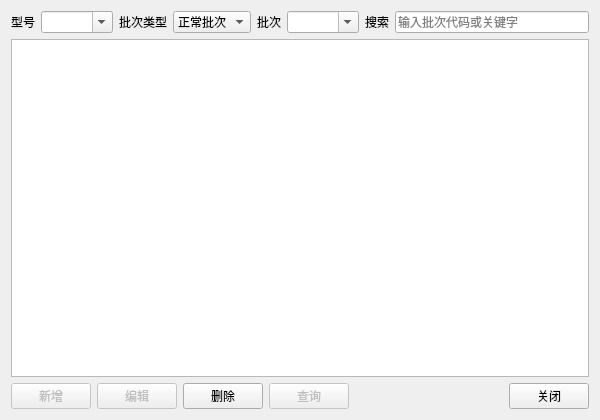
<?xml version="1.0" encoding="UTF-8"?>
<ui version="4.0">
 <class>BatchListDialog</class>
 <widget class="QDialog" name="BatchListDialog">
  <property name="geometry">
   <rect>
    <x>0</x>
    <y>0</y>
    <width>600</width>
    <height>420</height>
   </rect>
  </property>
  <property name="windowTitle">
   <string>批次列表</string>
  </property>
  <layout class="QVBoxLayout" name="verticalLayout">
   <item>
    <layout class="QHBoxLayout" name="topLayout">
     <item>
      <widget class="QLabel" name="label">
       <property name="text">
        <string>型号</string>
       </property>
      </widget>
     </item>
     <item>
      <widget class="QComboBox" name="modelComboBox">
       <property name="editable">
        <bool>true</bool>
       </property>
      </widget>
     </item>
     <item>
      <widget class="QLabel" name="batchTypeLabel">
       <property name="text">
        <string>批次类型</string>
       </property>
      </widget>
     </item>
     <item>
      <widget class="QComboBox" name="batchTypeComboBox">
       <item>
        <property name="text">
         <string>正常批次</string>
        </property>
       </item>
       <item>
        <property name="text">
         <string>工序批次</string>
        </property>
       </item>
      </widget>
     </item>
     <item>
      <widget class="QLabel" name="batchLabel">
       <property name="text">
        <string>批次</string>
       </property>
      </widget>
     </item>
     <item>
      <widget class="QComboBox" name="batchComboBox">
       <property name="editable">
        <bool>true</bool>
       </property>
      </widget>
     </item>
     <item>
      <widget class="QLabel" name="searchLabel">
       <property name="text">
        <string>搜索</string>
       </property>
      </widget>
     </item>
     <item>
      <widget class="QLineEdit" name="searchEdit">
       <property name="placeholderText">
        <string>输入批次代码或关键字</string>
       </property>
      </widget>
     </item>
    </layout>
   </item>
   <item>
   <widget class="QTableView" name="batchTableView"/>
  </item>
  <item>
   <layout class="QHBoxLayout" name="buttonLayout">
    <item>
     <widget class="QPushButton" name="addButton">
      <property name="visible">
       <bool>false</bool>
      </property>
      <property name="enabled">
       <bool>false</bool>
      </property>
      <property name="text">
       <string>新增</string>
      </property>
     </widget>
    </item>
    <item>
     <widget class="QPushButton" name="editButton">
      <property name="visible">
       <bool>false</bool>
      </property>
      <property name="enabled">
       <bool>false</bool>
      </property>
      <property name="text">
       <string>编辑</string>
      </property>
     </widget>
    </item>
    <item>
     <widget class="QPushButton" name="deleteButton">
      <property name="text">
       <string>删除</string>
      </property>
     </widget>
    </item>
    <item>
     <widget class="QPushButton" name="searchButton">
      <property name="visible">
       <bool>false</bool>
      </property>
      <property name="enabled">
       <bool>false</bool>
      </property>
      <property name="text">
       <string>查询</string>
      </property>
     </widget>
    </item>
    <item>
     <spacer name="horizontalSpacer">
      <property name="orientation">
       <enum>Qt::Horizontal</enum>
      </property>
       <property name="sizeHint" stdset="0">
        <size>
         <width>40</width>
         <height>20</height>
        </size>
       </property>
      </spacer>
     </item>
     <item>
      <widget class="QPushButton" name="closeButton">
       <property name="text">
        <string>关闭</string>
       </property>
      </widget>
     </item>
    </layout>
   </item>
  </layout>
 </widget>
 <resources/>
 <connections>
  <connection>
   <sender>closeButton</sender>
   <signal>clicked()</signal>
   <receiver>BatchListDialog</receiver>
   <slot>accept()</slot>
   <hints>
    <hint type="sourcelabel">
     <x>440</x>
     <y>340</y>
    </hint>
    <hint type="destinationlabel">
     <x>208</x>
     <y>190</y>
    </hint>
   </hints>
  </connection>
 </connections>
</ui>
